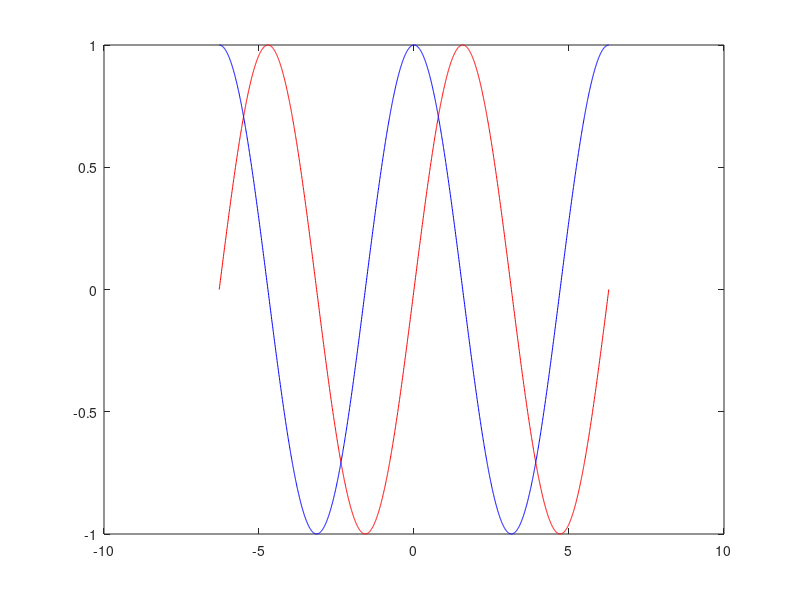

Here is the MATLAB script that generated this plot:
theta=-2*pi:pi/512:2*pi;
length(theta)

figure()
plot(theta, sin(theta), 'r');
hold on;
plot(theta, cos(theta), 'b');

% r=abs(cos(5*(theta-pi/2)));

% for i=1:length(theta)
%     x(i)=r(i)*cos(theta(i));
%     y(i)=r(i)*sin(theta(i));
% end
% 
% plot(x,y, 'o')